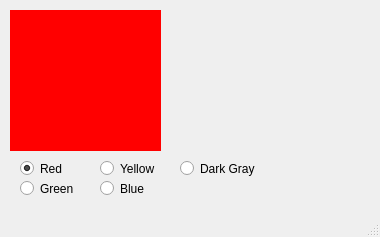
<?xml version="1.0" encoding="UTF-8"?>
<ui version="4.0">
 <class>MainWindow</class>
 <widget class="QMainWindow" name="MainWindow">
  <property name="geometry">
   <rect>
    <x>0</x>
    <y>0</y>
    <width>380</width>
    <height>237</height>
   </rect>
  </property>
  <property name="windowTitle">
   <string>Laercio M da Silva</string>
  </property>
  <widget class="QWidget" name="centralwidget">
   <widget class="QRadioButton" name="radioButtonRed">
    <property name="geometry">
     <rect>
      <x>20</x>
      <y>160</y>
      <width>82</width>
      <height>17</height>
     </rect>
    </property>
    <property name="text">
     <string>Red</string>
    </property>
    <property name="checked">
     <bool>true</bool>
    </property>
   </widget>
   <widget class="QRadioButton" name="radioButtonGreen">
    <property name="geometry">
     <rect>
      <x>20</x>
      <y>180</y>
      <width>82</width>
      <height>17</height>
     </rect>
    </property>
    <property name="text">
     <string>Green</string>
    </property>
   </widget>
   <widget class="QRadioButton" name="radioButtonBlue">
    <property name="geometry">
     <rect>
      <x>100</x>
      <y>180</y>
      <width>82</width>
      <height>17</height>
     </rect>
    </property>
    <property name="text">
     <string>Blue</string>
    </property>
   </widget>
   <widget class="QRadioButton" name="radioButtonYellow">
    <property name="geometry">
     <rect>
      <x>100</x>
      <y>160</y>
      <width>82</width>
      <height>17</height>
     </rect>
    </property>
    <property name="text">
     <string>Yellow</string>
    </property>
    <property name="checked">
     <bool>false</bool>
    </property>
   </widget>
   <widget class="QLabel" name="labelColor">
    <property name="geometry">
     <rect>
      <x>10</x>
      <y>10</y>
      <width>151</width>
      <height>141</height>
     </rect>
    </property>
    <property name="styleSheet">
     <string notr="true">background-color:red;</string>
    </property>
    <property name="text">
     <string/>
    </property>
   </widget>
   <widget class="QRadioButton" name="radioButtonDarkGray">
    <property name="geometry">
     <rect>
      <x>180</x>
      <y>160</y>
      <width>82</width>
      <height>17</height>
     </rect>
    </property>
    <property name="text">
     <string>Dark Gray</string>
    </property>
   </widget>
  </widget>
  <widget class="QMenuBar" name="menubar">
   <property name="geometry">
    <rect>
     <x>0</x>
     <y>0</y>
     <width>380</width>
     <height>21</height>
    </rect>
   </property>
  </widget>
  <widget class="QStatusBar" name="statusbar"/>
 </widget>
 <resources/>
 <connections/>
</ui>
